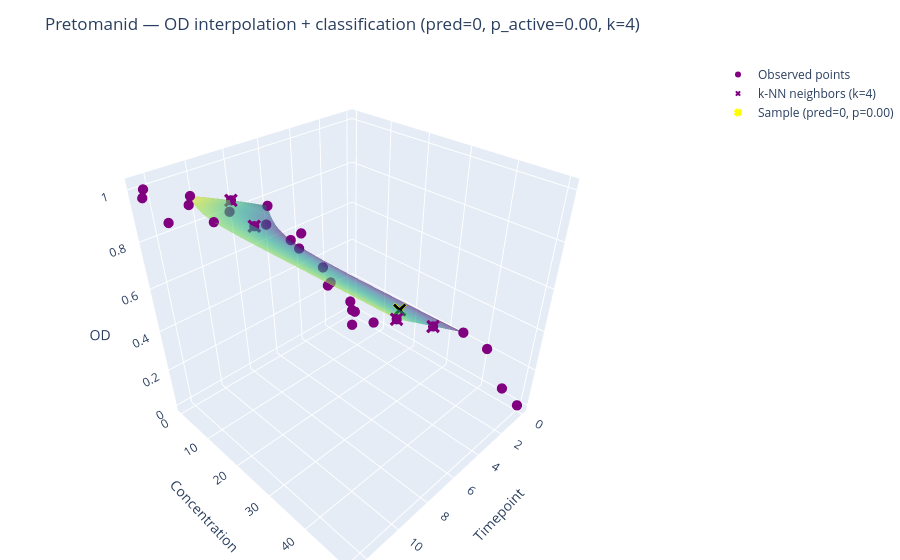

Notebook code for this chart:
### Markdown cell above
# Inactive compounds

### Code cell
out = sample_cls_interpolation_plot(df_train, "Pretomanid",k=4, spline_deg=2, eval_grid_size=100, log_base=10.0)
print("OD at sampled point (interpolated):")
out["fig"].show()

### Figure 1 — Plotly figure (JSON) as saved in the notebook; plotly's stock layout.template omitted (floating-point values rounded to 4 significant figures; data arrays with more than 128 entries replaced by an {"elided": "..."} marker saying what was removed)
{"data": [{"colorscale": [[0, "#440154"], [0.1111, "#482878"], [0.2222, "#3e4989"], [0.3333, "#31688e"], [0.4444, "#26828e"], [0.5556, "#1f9e89"], [0.6667, "#35b779"], [0.7778, "#6ece58"], [0.8889, "#b5de2b"], [1, "#fde725"]], "name": "Interpolated OD surface", "opacity": 0.6, "showscale": false, "type": "surface", "x": {"elided": "100x100 float values"}, "y": {"elided": "100x100 float values"}, "z": {"elided": "100x100 float values"}}, {"marker": {"color": [0, 0, 0, 0, 0, 0, 0, 0, 0, 0, 0, 0, 0, 0, 0, 0, 0, 0, 0, 0, 0, 0, 0, 0, 0, 0, 0, 0], "colorscale": [[0, "blue"], [1, "red"]], "size": 6, "symbol": "circle"}, "mode": "markers", "name": "Observed points", "type": "scatter3d", "x": [0.0, 0.0, 0.0, 0.0, 2.08, 2.08, 2.08, 2.08, 4.16, 4.16, 4.16, 4.16, 6.24, 6.24, 6.24, 6.24, 8.32, 8.32, 8.32, 8.32, 10.4, 10.4, 10.4, 10.4, 12.48, 12.48, 12.48, 12.48], "y": [0.2, 1.2, 50.0, 7.9, 0.2, 1.2, 50.0, 7.9, 0.2, 1.2, 50.0, 7.9, 0.2, 1.2, 50.0, 7.9, 0.2, 1.2, 50.0, 7.9, 0.2, 1.2, 50.0, 7.9, 0.2, 1.2, 50.0, 7.9], "z": [0.0, 0.0, 0.0, 0.0, 0.2321, 0.259, 0.2078, 0.2123, 0.5066, 0.5906, 0.505, 0.4745, 0.6872, 0.779, 0.6682, 0.6746, 0.8037, 0.8585, 0.7822, 0.7985, 0.8888, 0.9305, 0.8949, 0.8757, 0.9704, 1.009, 0.965, 0.9331]}, {"marker": {"color": [0, 0, 0, 0], "colorscale": [[0, "blue"], [1, "red"]], "size": 5, "symbol": "x"}, "mode": "markers", "name": "k-NN neighbors (k=4)", "type": "scatter3d", "x": [8.32, 8.32, 8.32, 10.4], "y": [50.0, 7.9, 1.2, 50.0], "z": [0.7822, 0.7985, 0.8585, 0.8949]}, {"hovertemplate": "t=%{x:.3g}<br>c=%{y:.3g}<br>OD≈%{z:.3g}<br>p_active=0.000<br>pred=0<extra></extra>", "marker": {"color": "black", "line": {"color": "yellow", "width": 2}, "size": 5, "symbol": "x"}, "mode": "markers", "name": "Sample (pred=0, p=0.00)", "type": "scatter3d", "x": [8.605], "y": [44.54], "z": [0.7974]}], "layout": {"margin": {"b": 0, "l": 0, "r": 0, "t": 60}, "scene": {"aspectmode": "cube", "xaxis": {"title": {"text": "Timepoint"}}, "yaxis": {"title": {"text": "Concentration"}}, "zaxis": {"title": {"text": "OD"}}}, "title": {"text": "Pretomanid — OD interpolation + classification (pred=0, p_active=0.00, k=4)"}}}
